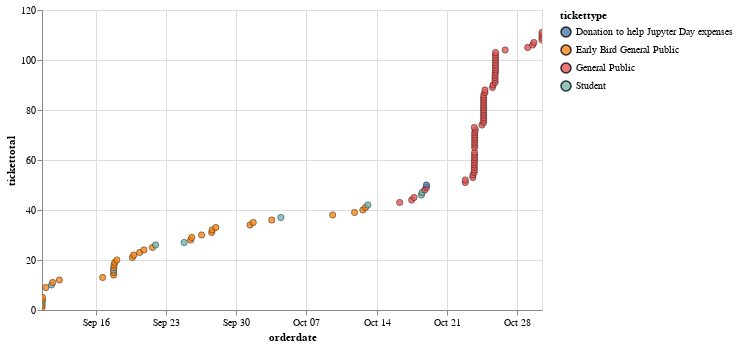

Here is the notebook cell this chart was saved with:
### Markdown cell above
Plot the cumulative sales by date.

### Code cell
ch = alt.Chart(df, width=500).mark_circle(size=40, opacity=0.8, stroke='black', strokeWidth=0.5)
ch = ch.transform_window(
    tickettotal='sum(quantity)'
)
ch = ch.encode(
    x='orderdate:T',
    y='tickettotal:Q',
    color='tickettype:N',
    tooltip=[
        alt.Tooltip('orderdate:T', format='%A, %B %e %H:%M:%S'),
        'quantity', 
        'tickettype'
    ]
)
ch.interactive()

### Figure 1 — Vega-Lite specification as saved in the notebook (floating-point values rounded to 4 significant figures)
{"$schema": "https://vega.github.io/schema/vega-lite/v2.6.0.json", "config": {"view": {"height": 300, "width": 400}}, "data": {"name": "data-bf6248baf0827936079f4a06006743d9"}, "datasets": {"data-bf6248baf0827936079f4a06006743d9": [{"orderdate": "2018-09-10 11:20:44-04:00", "quantity": 1, "tickettype": "Early Bird General Public"}, {"orderdate": "2018-09-10 11:33:29-04:00", "quantity": 1, "tickettype": "Early Bird General Public"}, {"orderdate": "2018-09-10 11:39:46-04:00", "quantity": 1, "tickettype": "Student"}, {"orderdate": "2018-09-10 12:19:48-04:00", "quantity": 1, "tickettype": "Early Bird General Public"}, {"orderdate": "2018-09-10 12:27:49-04:00", "quantity": 1, "tickettype": "Early Bird General Public"}, {"orderdate": "2018-09-10 20:36:41-04:00", "quantity": 4, "tickettype": "Early Bird General Public"}, {"orderdate": "2018-09-11 10:11:56-04:00", "quantity": 1, "tickettype": "Student"}, {"orderdate": "2018-09-11 12:47:30-04:00", "quantity": 1, "tickettype": "Early Bird General Public"}, {"orderdate": "2018-09-12 04:49:46-04:00", "quantity": 1, "tickettype": "Early Bird General Public"}, {"orderdate": "2018-09-16 12:25:03-04:00", "quantity": 1, "tickettype": "Early Bird General Public"}, {"orderdate": "2018-09-17 14:41:21-04:00", "quantity": 1, "tickettype": "Early Bird General Public"}, {"orderdate": "2018-09-17 14:43:15-04:00", "quantity": 1, "tickettype": "Early Bird General Public"}, {"orderdate": "2018-09-17 14:47:10-04:00", "quantity": 1, "tickettype": "Student"}, {"orderdate": "2018-09-17 15:04:19-04:00", "quantity": 1, "tickettype": "Early Bird General Public"}, {"orderdate": "2018-09-17 15:54:13-04:00", "quantity": 1, "tickettype": "Early Bird General Public"}, {"orderdate": "2018-09-17 17:34:36-04:00", "quantity": 1, "tickettype": "Early Bird General Public"}, {"orderdate": "2018-09-17 22:31:33-04:00", "quantity": 1, "tickettype": "Early Bird General Public"}, {"orderdate": "2018-09-19 11:40:16-04:00", "quantity": 1, "tickettype": "Early Bird General Public"}, {"orderdate": "2018-09-19 15:03:40-04:00", "quantity": 1, "tickettype": "Early Bird General Public"}, {"orderdate": "2018-09-20 05:04:14-04:00", "quantity": 1, "tickettype": "Early Bird General Public"}, {"orderdate": "2018-09-20 15:24:16-04:00", "quantity": 1, "tickettype": "Early Bird General Public"}, {"orderdate": "2018-09-21 11:45:47-04:00", "quantity": 1, "tickettype": "Early Bird General Public"}, {"orderdate": "2018-09-21 19:18:17-04:00", "quantity": 1, "tickettype": "Student"}, {"orderdate": "2018-09-24 15:34:01-04:00", "quantity": 1, "tickettype": "Student"}, {"orderdate": "2018-09-25 06:59:17-04:00", "quantity": 1, "tickettype": "Early Bird General Public"}, {"orderdate": "2018-09-25 09:44:52-04:00", "quantity": 1, "tickettype": "Early Bird General Public"}, {"orderdate": "2018-09-26 09:27:06-04:00", "quantity": 1, "tickettype": "Early Bird General Public"}, {"orderdate": "2018-09-27 09:20:30-04:00", "quantity": 1, "tickettype": "Early Bird General Public"}, {"orderdate": "2018-09-27 10:40:51-04:00", "quantity": 1, "tickettype": "Early Bird General Public"}, {"orderdate": "2018-09-27 19:18:47-04:00", "quantity": 1, "tickettype": "Early Bird General Public"}, {"orderdate": "2018-10-01 05:16:10-04:00", "quantity": 1, "tickettype": "Early Bird General Public"}, {"orderdate": "2018-10-01 12:53:04-04:00", "quantity": 1, "tickettype": "Early Bird General Public"}, {"orderdate": "2018-10-03 09:17:00-04:00", "quantity": 1, "tickettype": "Early Bird General Public"}, {"orderdate": "2018-10-04 07:04:56-04:00", "quantity": 1, "tickettype": "Student"}, {"orderdate": "2018-10-09 10:57:41-04:00", "quantity": 1, "tickettype": "Early Bird General Public"}, {"orderdate": "2018-10-11 15:21:39-04:00", "quantity": 1, "tickettype": "Early Bird General Public"}, {"orderdate": "2018-10-12 11:16:13-04:00", "quantity": 1, "tickettype": "Early Bird General Public"}, {"orderdate": "2018-10-12 17:39:25-04:00", "quantity": 1, "tickettype": "Early Bird General Public"}, {"orderdate": "2018-10-12 23:06:24-04:00", "quantity": 1, "tickettype": "Student"}, {"orderdate": "2018-10-16 03:19:54-04:00", "quantity": 1, "tickettype": "General Public"}, {"orderdate": "2018-10-17 08:03:45-04:00", "quantity": 1, "tickettype": "General Public"}, {"orderdate": "2018-10-17 13:45:45-04:00", "quantity": 1, "tickettype": "General Public"}, {"orderdate": "2018-10-18 07:24:53-04:00", "quantity": 1, "tickettype": "Student"}, {"orderdate": "2018-10-18 08:53:38-04:00", "quantity": 1, "tickettype": "Student"}, {"orderdate": "2018-10-18 15:29:54-04:00", "quantity": 1, "tickettype": "General Public"}, {"orderdate": "2018-10-18 19:27:00-04:00", "quantity": 1, "tickettype": "General Public"}, {"orderdate": "2018-10-18 19:27:00-04:00", "quantity": 1, "tickettype": "Donation to help Jupyter Day expenses"}, {"orderdate": "2018-10-22 16:21:47-04:00", "quantity": 1, "tickettype": "General Public"}, {"orderdate": "2018-10-22 16:24:59-04:00", "quantity": 1, "tickettype": "General Public"}, {"orderdate": "2018-10-23 10:31:09-04:00", "quantity": 1, "tickettype": "General Public"}, {"orderdate": "2018-10-23 10:34:06-04:00", "quantity": 1, "tickettype": "General Public"}, {"orderdate": "2018-10-23 13:49:18-04:00", "quantity": 1, "tickettype": "General Public"}, {"orderdate": "2018-10-23 13:52:42-04:00", "quantity": 1, "tickettype": "General Public"}, {"orderdate": "2018-10-23 13:57:19-04:00", "quantity": 1, "tickettype": "General Public"}, {"orderdate": "2018-10-23 14:01:59-04:00", "quantity": 1, "tickettype": "General Public"}, {"orderdate": "2018-10-23 14:11:23-04:00", "quantity": 1, "tickettype": "General Public"}, {"orderdate": "2018-10-23 14:25:28-04:00", "quantity": 1, "tickettype": "General Public"}, {"orderdate": "2018-10-23 14:30:43-04:00", "quantity": 1, "tickettype": "General Public"}, {"orderdate": "2018-10-23 14:32:08-04:00", "quantity": 1, "tickettype": "General Public"}, {"orderdate": "2018-10-23 14:38:15-04:00", "quantity": 1, "tickettype": "General Public"}, {"orderdate": "2018-10-23 14:46:30-04:00", "quantity": 2, "tickettype": "General Public"}, {"orderdate": "2018-10-23 14:48:56-04:00", "quantity": 1, "tickettype": "General Public"}, {"orderdate": "2018-10-23 14:50:20-04:00", "quantity": 1, "tickettype": "General Public"}, {"orderdate": "2018-10-23 14:53:08-04:00", "quantity": 1, "tickettype": "General Public"}, {"orderdate": "2018-10-23 14:54:46-04:00", "quantity": 1, "tickettype": "General Public"}, {"orderdate": "2018-10-23 14:55:46-04:00", "quantity": 1, "tickettype": "General Public"}, {"orderdate": "2018-10-23 14:57:01-04:00", "quantity": 1, "tickettype": "General Public"}, {"orderdate": "2018-10-23 16:15:11-04:00", "quantity": 1, "tickettype": "General Public"}, {"orderdate": "2018-10-23 14:03:50-04:00", "quantity": 1, "tickettype": "General Public"}, {"orderdate": "2018-10-24 08:14:30-04:00", "quantity": 1, "tickettype": "General Public"}, {"orderdate": "2018-10-24 12:08:33-04:00", "quantity": 1, "tickettype": "General Public"}, {"orderdate": "2018-10-24 12:09:20-04:00", "quantity": 1, "tickettype": "General Public"}, {"orderdate": "2018-10-24 12:10:01-04:00", "quantity": 1, "tickettype": "General Public"}, {"orderdate": "2018-10-24 12:10:47-04:00", "quantity": 1, "tickettype": "General Public"}, {"orderdate": "2018-10-24 12:11:48-04:00", "quantity": 1, "tickettype": "General Public"}, {"orderdate": "2018-10-24 12:12:32-04:00", "quantity": 1, "tickettype": "General Public"}, {"orderdate": "2018-10-24 12:14:01-04:00", "quantity": 1, "tickettype": "General Public"}, {"orderdate": "2018-10-24 12:14:46-04:00", "quantity": 1, "tickettype": "General Public"}, {"orderdate": "2018-10-24 12:16:09-04:00", "quantity": 1, "tickettype": "General Public"}, {"orderdate": "2018-10-24 12:17:06-04:00", "quantity": 1, "tickettype": "General Public"}, {"orderdate": "2018-10-24 12:17:47-04:00", "quantity": 1, "tickettype": "General Public"}, {"orderdate": "2018-10-24 12:37:20-04:00", "quantity": 1, "tickettype": "General Public"}, {"orderdate": "2018-10-24 15:29:01-04:00", "quantity": 1, "tickettype": "General Public"}, {"orderdate": "2018-10-24 15:29:47-04:00", "quantity": 1, "tickettype": "General Public"}, {"orderdate": "2018-10-25 09:27:17-04:00", "quantity": 1, "tickettype": "General Public"}, {"orderdate": "2018-10-25 10:54:24-04:00", "quantity": 1, "tickettype": "General Public"}, {"orderdate": "2018-10-25 15:37:35-04:00", "quantity": 1, "tickettype": "General Public"}, {"orderdate": "2018-10-25 15:38:15-04:00", "quantity": 1, "tickettype": "General Public"}, {"orderdate": "2018-10-25 15:38:58-04:00", "quantity": 1, "tickettype": "General Public"}, {"orderdate": "2018-10-25 15:39:45-04:00", "quantity": 1, "tickettype": "General Public"}, {"orderdate": "2018-10-25 16:35:07-04:00", "quantity": 1, "tickettype": "General Public"}, {"orderdate": "2018-10-25 16:38:59-04:00", "quantity": 1, "tickettype": "General Public"}, {"orderdate": "2018-10-25 16:39:46-04:00", "quantity": 1, "tickettype": "General Public"}, {"orderdate": "2018-10-25 16:41:03-04:00", "quantity": 1, "tickettype": "General Public"}, {"orderdate": "2018-10-25 16:42:20-04:00", "quantity": 1, "tickettype": "General Public"}, {"orderdate": "2018-10-25 16:48:30-04:00", "quantity": 1, "tickettype": "General Public"}, {"orderdate": "2018-10-25 16:48:58-04:00", "quantity": 1, "tickettype": "General Public"}, {"orderdate": "2018-10-25 16:49:28-04:00", "quantity": 1, "tickettype": "General Public"}, {"orderdate": "2018-10-25 16:50:06-04:00", "quantity": 1, "tickettype": "General Public"}, {"orderdate": "2018-10-26 15:51:22-04:00", "quantity": 1, "tickettype": "General Public"}, {"orderdate": "2018-10-28 21:48:22-04:00", "quantity": 1, "tickettype": "General Public"}, {"orderdate": "2018-10-29 09:43:48-04:00", "quantity": 1, "tickettype": "General Public"}, {"orderdate": "2018-10-29 12:41:12-04:00", "quantity": 1, "tickettype": "General Public"}, {"orderdate": "2018-10-30 07:51:22-04:00", "quantity": 1, "tickettype": "General Public"}, {"orderdate": "2018-10-30 07:52:44-04:00", "quantity": 1, "tickettype": "General Public"}, {"orderdate": "2018-10-30 07:58:36-04:00", "quantity": 1, "tickettype": "General Public"}, {"orderdate": "2018-10-30 07:59:36-04:00", "quantity": 1, "tickettype": "General Public"}]}, "encoding": {"color": {"field": "tickettype", "type": "nominal"}, "tooltip": [{"field": "orderdate", "format": "%A, %B %e %H:%M:%S", "type": "temporal"}, {"field": "quantity", "type": "quantitative"}, {"field": "tickettype", "type": "nominal"}], "x": {"field": "orderdate", "type": "temporal"}, "y": {"field": "tickettotal", "type": "quantitative"}}, "mark": {"opacity": 0.8, "size": 40, "stroke": "black", "strokeWidth": 0.5, "type": "circle"}, "selection": {"selector001": {"bind": "scales", "encodings": ["x", "y"], "mark": {"fill": "#333", "fillOpacity": 0.125, "stroke": "white"}, "on": "[mousedown, window:mouseup] > window:mousemove!", "resolve": "global", "translate": "[mousedown, window:mouseup] > window:mousemove!", "type": "interval", "zoom": "wheel!"}}, "transform": [{"window": [{"as": "tickettotal", "field": "quantity", "op": "sum"}]}], "width": 500}
